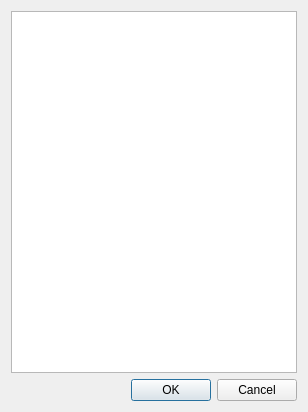
<?xml version="1.0" encoding="UTF-8"?>
<ui version="4.0">
 <class>friendListDlg</class>
 <widget class="QDialog" name="friendListDlg">
  <property name="geometry">
   <rect>
    <x>0</x>
    <y>0</y>
    <width>308</width>
    <height>412</height>
   </rect>
  </property>
  <property name="windowTitle">
   <string>Friend List</string>
  </property>
  <property name="windowIcon">
   <iconset>
    <normaloff>:/TruthOrDare/Resources/ic_people_normal.png</normaloff>:/TruthOrDare/Resources/ic_people_normal.png</iconset>
  </property>
  <layout class="QVBoxLayout" name="verticalLayout">
   <item>
    <widget class="QListWidget" name="listWidget"/>
   </item>
   <item>
    <widget class="QDialogButtonBox" name="buttonBox">
     <property name="orientation">
      <enum>Qt::Horizontal</enum>
     </property>
     <property name="standardButtons">
      <set>QDialogButtonBox::Cancel|QDialogButtonBox::Ok</set>
     </property>
    </widget>
   </item>
  </layout>
 </widget>
 <resources/>
 <connections>
  <connection>
   <sender>buttonBox</sender>
   <signal>accepted()</signal>
   <receiver>friendListDlg</receiver>
   <slot>accept()</slot>
   <hints>
    <hint type="sourcelabel">
     <x>248</x>
     <y>254</y>
    </hint>
    <hint type="destinationlabel">
     <x>157</x>
     <y>274</y>
    </hint>
   </hints>
  </connection>
  <connection>
   <sender>buttonBox</sender>
   <signal>rejected()</signal>
   <receiver>friendListDlg</receiver>
   <slot>reject()</slot>
   <hints>
    <hint type="sourcelabel">
     <x>316</x>
     <y>260</y>
    </hint>
    <hint type="destinationlabel">
     <x>286</x>
     <y>274</y>
    </hint>
   </hints>
  </connection>
 </connections>
</ui>
